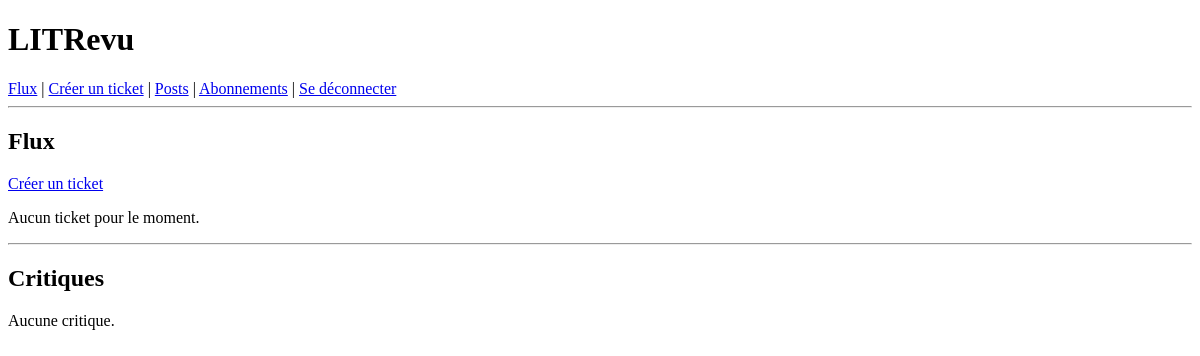
The page / (signed in) on the database as committed earlier.
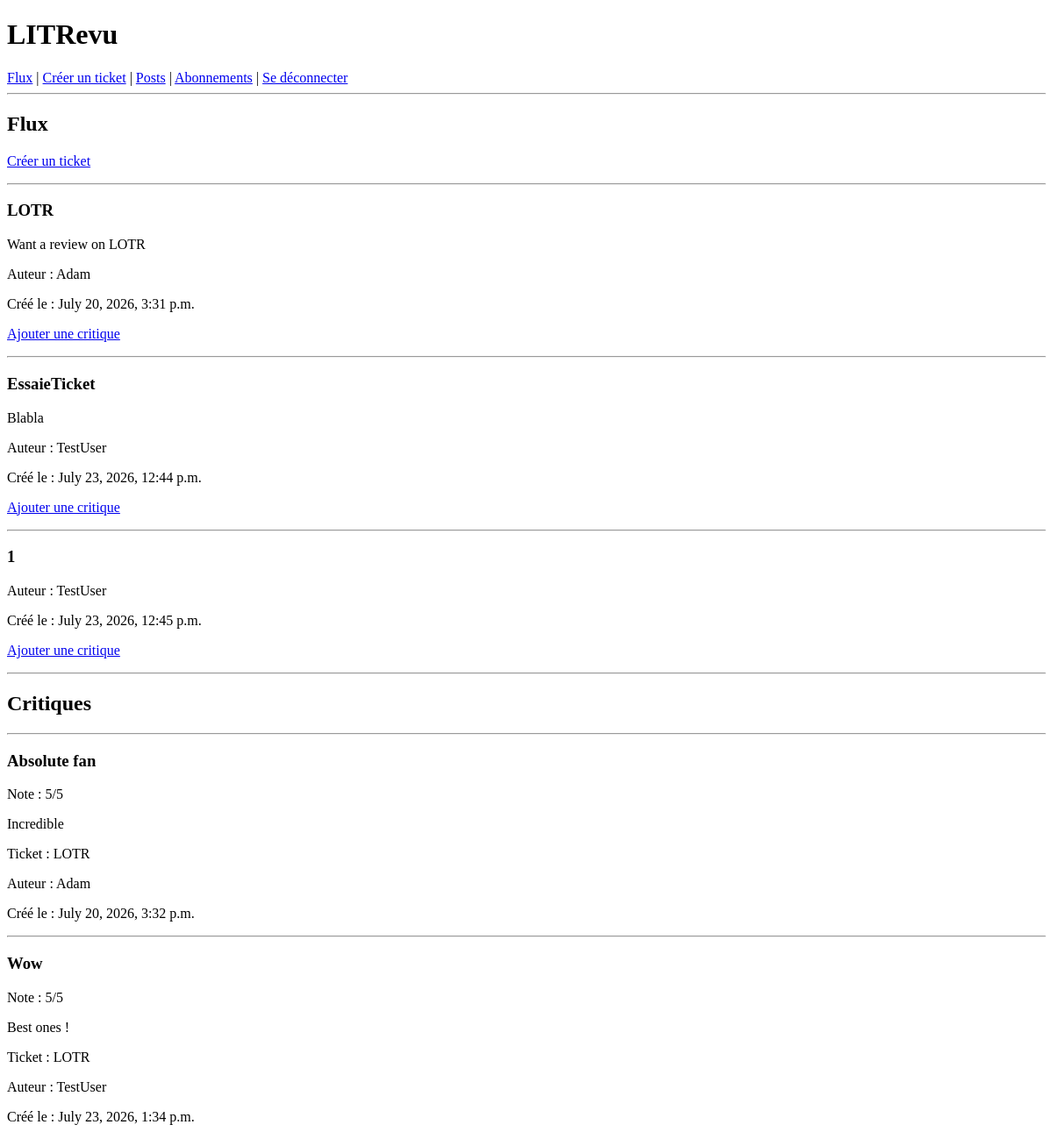
The same page on the database as committed later.
### reviews/models.py (models this page shows, shortened)
class Ticket(models.Model):
    title = models.CharField(max_length=128)
    description = models.TextField(max_length=2048, blank=True)
    user = models.ForeignKey(
        settings.AUTH_USER_MODEL,
        on_delete=models.CASCADE
    )
    image = models.ImageField(
        upload_to="tickets/",
        null=True,
        blank=True
    )
    time_created = models.DateTimeField(auto_now_add=True)

class Review(models.Model):
    ticket = models.ForeignKey(
        Ticket,
        on_delete=models.CASCADE
    )
    rating = models.PositiveSmallIntegerField(
        validators=[
            MinValueValidator(0),
            MaxValueValidator(5),
        ]
    )
    headline = models.CharField(max_length=128)
    body = models.TextField(max_length=8192, blank=True)
    user = models.ForeignKey(
        settings.AUTH_USER_MODEL,
        on_delete=models.CASCADE
    )
    time_created = models.DateTimeField(auto_now_add=True)

### accounts/models.py (models this page shows)
class User(AbstractUser):
    pass

### reviews/views.py (the view)
# urls.py: path("", views.feed, name="feed"),
@login_required
def feed(request):
    tickets = Ticket.objects.all()
    reviews = Review.objects.all()
    context = {
        "tickets": tickets,
        "reviews": reviews,
    }
    return render(request, "reviews/feed.html", context)

### templates/reviews/feed.html (shortened to what this page needs)
{% extends "base.html" %}
{% block content %}
<h2>Flux</h2>
<p>
    <a href="{% url 'create_ticket' %}">
        Créer un ticket
    </a>
</p>
{% for ticket in tickets %}
<hr>
<h3>{{ ticket.title }}</h3>
<p>
    {{ ticket.description }}
</p>
<p>
    Auteur : {{ ticket.user.username }}
</p>
<p>
    Créé le : {{ ticket.time_created }}
</p>
<p>
    <a href="{% url 'create_review' ticket.id %}">
        Ajouter une critique
    </a>
</p>
{% empty %}
<p>Aucun ticket pour le moment.</p>
{% endfor %}
<hr>
<h2>Critiques</h2>
{% for review in reviews %}
<hr>
<h3>{{ review.headline }}</h3>
<p>
    Note :
    {{ review.rating }}/5
</p>
<p>
    {{ review.body }}
</p>
<p>
    Ticket :
    {{ review.ticket.title }}
</p>
<p>
    Auteur :
    {{ review.user.username }}
</p>
<p>
    Créé le :
    {{ review.time_created }}
</p>
{% empty %}
<p>Aucune critique.</p>
{% endfor %}
{% endblock %}

### templates/base.html (shortened to what this page needs)
<!DOCTYPE html>
<html lang="fr">
<head>
</head>
<body>
<header>
    <h1>LITRevu</h1>
    {% if user.is_authenticated %}
        <nav>
            <a href="{% url 'feed' %}">Flux</a> |
            <a href="{% url 'create_ticket' %}">Créer un ticket</a> |
            <a href="#">Posts</a> |
            <a href="#">Abonnements</a> |
            <a href="{% url 'logout' %}">Se déconnecter</a>
        </nav>
    {% endif %}
    <hr>
</header>
<main>
    {% block content %}
    {% endblock %}
</main>
</body>
</html>

Rows that differ between the two databases and show on the page:
added Ticket: title "LOTR", description "Want a review on LOTR", user.username "Adam", time_created "July 20, 2026, 3:31 p.m."
added Ticket: title "EssaieTicket", description "Blabla", user.username "TestUser", time_created "July 23, 2026, 12:44 p.m."
added Ticket: title "1", user.username "TestUser", time_created "July 23, 2026, 12:45 p.m."
added Review: headline "Absolute fan", rating "5", body "Incredible", ticket "LOTR", user.username "Adam", time_created "July 20, 2026, 3:32 p.m."
added Review: headline "Wow", rating "5", body "Best ones !", ticket "LOTR", user.username "TestUser", time_created "July 23, 2026, 1:34 p.m."
Other text that changed with them:
text no longer shown: "Aucun ticket pour le moment. Aucune critique."
